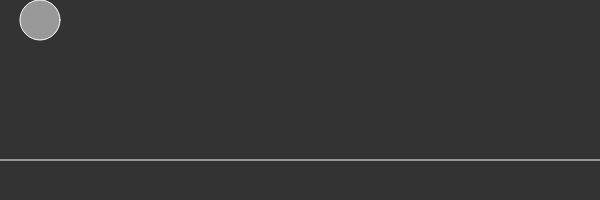
Frame 1 (no input)
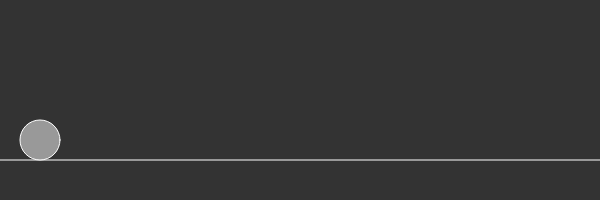
Frame 60 (no input)
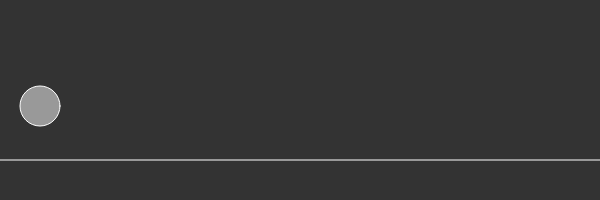
Frame 120 (the mouse pressed at the canvas centre since frame 60)

The p5.js sketch that drew these frames (run headless with seeded random() and noise() and a simulated clock; from frame 60 on, the mouse is pressed at the canvas centre):

// p5.js sketch
// ── sketch.js
let speed
let yVel
let y
let onGround


let horizon
let obsArr = []


function setup () {
    createCanvas(600, 200)

    horizon = height - 40
    y = 20
    yVel = 0
    speed = 0
    onGround = false

}

function draw () {
    background(51)

    // draw horizon
    stroke(255)
    line(0, horizon, width, horizon)

    fill('#999999')
    ellipse(40, y, 40)

    // newObs()
    updateObs()
    handleTRex()

}

function updateObs(){

    for (let i = obsArr.length; i > 0; i--){
        if (obsArr[i].x > -30){
            // if its On Screen
            rect()
        } else{

        }
    }
}


function newObs(){

    obsArr.push("obs")
    
}

function handleTRex(){

    if (y + 20 < horizon) {
        // console.log('flag')
        yVel += 1
        onGround = false
    } else {
        yVel = 0
        onGround = true
    }


    if (mouseIsPressed || keyIsDown(UP_ARROW) || keyIsDown(32)) {
        
        if (onGround){
            yVel -= 10
            // console.log(yVel)
            onGround = false
        }
    }

    // movement
    y += yVel

}
// ── obstacle.js
function Obstacle() {
    let x
    let size
}
